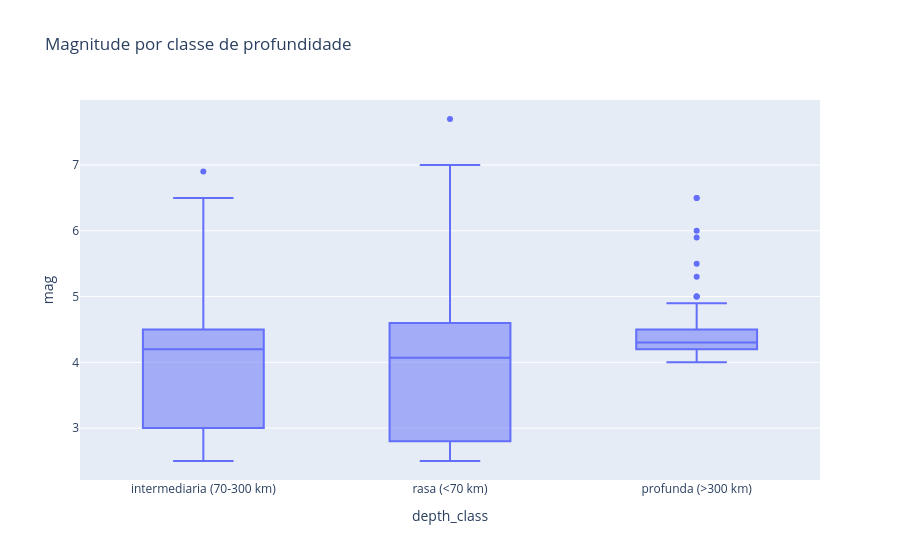

The notebook cell this image was saved under:
### Markdown cell above
## 5. Profundidade × magnitude

### Code cell
print(df['depth_class'].value_counts(normalize=True).round(3))
print('correlação depth~mag:', round(df['depth'].corr(df['mag']), 3))
px.box(df, x='depth_class', y='mag', title='Magnitude por classe de profundidade')

### Figure 1 — Plotly figure (JSON) as saved in the notebook; plotly's stock layout.template omitted (floating-point values rounded to 4 significant figures; data arrays with more than 128 entries replaced by an {"elided": "..."} marker saying what was removed)
{"data": [{"alignmentgroup": "True", "hovertemplate": "depth_class=%{x}<br>mag=%{y}<extra></extra>", "legendgroup": "", "marker": {"color": "#636efa"}, "name": "", "notched": false, "offsetgroup": "", "orientation": "v", "showlegend": false, "type": "box", "x": {"elided": "4236 str values"}, "x0": " ", "xaxis": "x", "y": {"elided": "4236 float values"}, "y0": " ", "yaxis": "y"}], "layout": {"boxmode": "group", "legend": {"tracegroupgap": 0}, "title": {"text": "Magnitude por classe de profundidade"}, "xaxis": {"anchor": "y", "domain": [0.0, 1.0], "title": {"text": "depth_class"}}, "yaxis": {"anchor": "x", "domain": [0.0, 1.0], "title": {"text": "mag"}}}}
